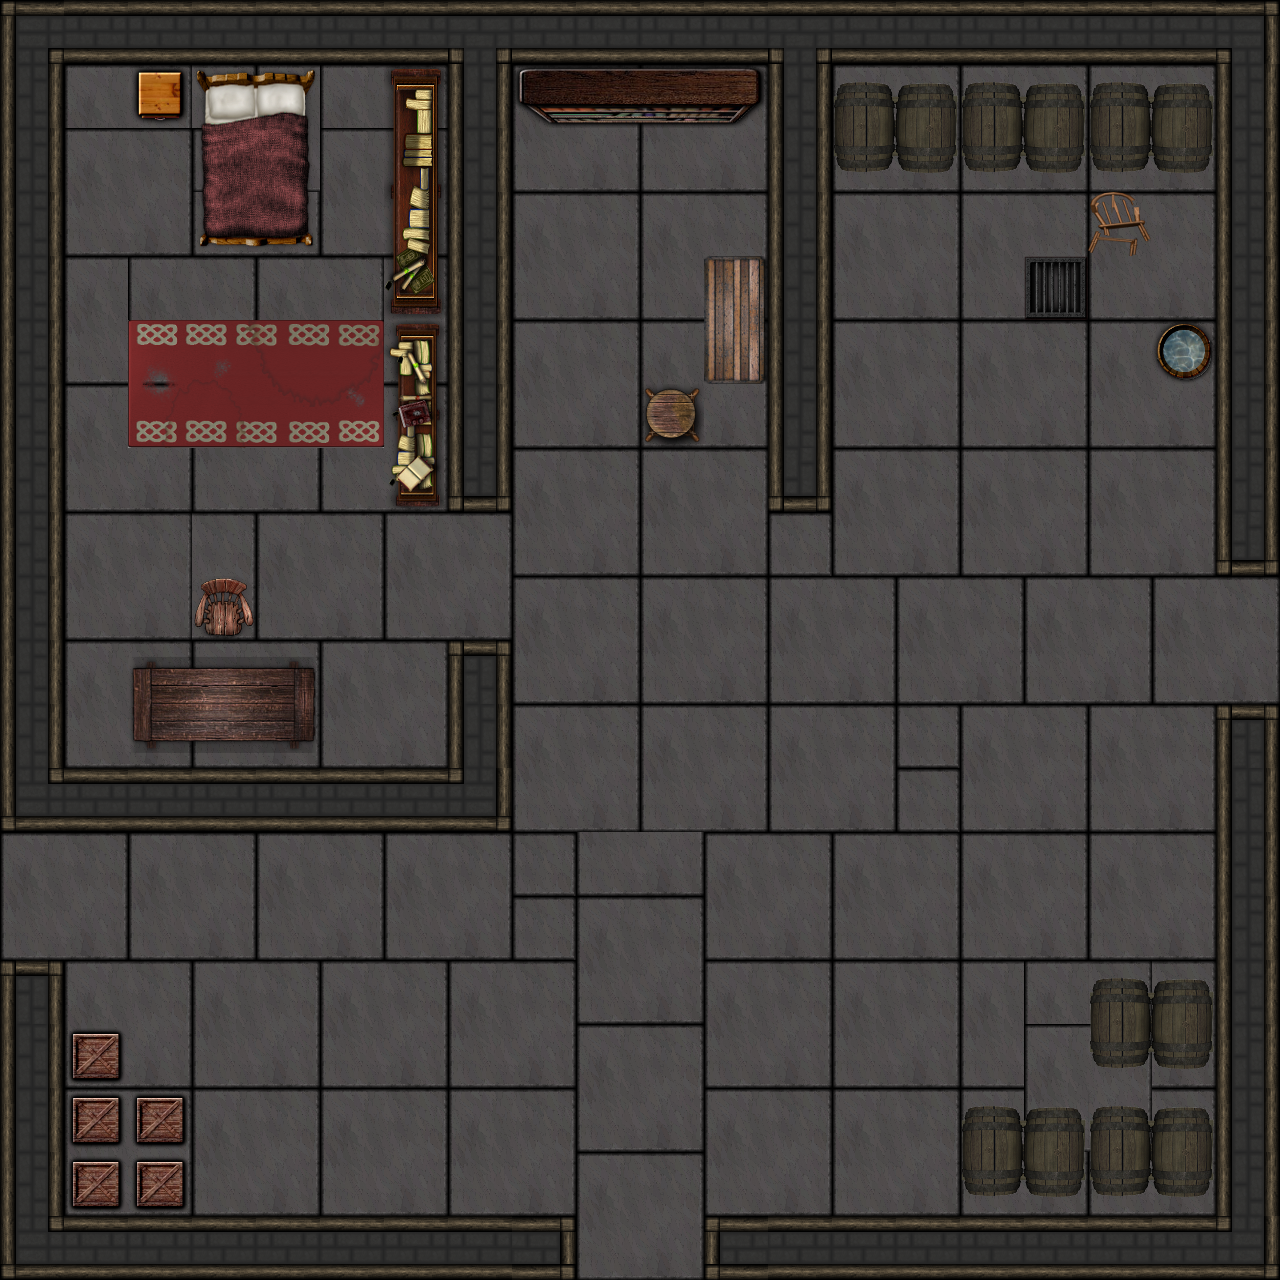

Rendered tile map (Tiled .tmx) drawn with the repository's tilesets; below, a short description and the full map source, tile grids included:
An orthogonal 20x20 tile map with 64x64 px tiles, 2 tile layers (sol, decor), 2 tilesets and 16 objects (11x wall, 3x door, 2x zombie).

<map version="1.0" tiledversion="1.0.2" orientation="orthogonal" renderorder="right-down" width="20" height="20" tilewidth="64" tileheight="64" nextobjectid="23">
 <tileset firstgid="1" name="test_dungeon" tilewidth="64" tileheight="64" tilecount="160" columns="4">
  <image source="../img/test_dungeon.png" width="256" height="2560" />
 </tileset>
 <tileset firstgid="161" name="test_dungeon" tilewidth="64" tileheight="64" tilecount="160" columns="4">
  <image source="../img/test_dungeon.png" width="256" height="2560" />
 </tileset>
 <layer name="sol" width="20" height="20">
  <data encoding="csv">
3,2,2,2,2,2,2,16,2,2,2,2,16,2,2,2,2,2,2,4,
1,13,14,14,13,13,14,1,13,14,13,14,1,13,14,13,14,13,14,1,
1,13,14,21,17,13,14,1,17,18,17,18,1,17,18,17,18,17,18,1,
1,17,18,17,18,17,18,1,13,14,13,14,1,13,14,13,14,13,14,1,
1,13,13,14,13,14,14,1,17,18,17,18,1,17,18,17,18,17,18,1,
1,17,17,18,17,18,18,1,13,14,13,14,1,13,14,13,14,13,14,1,
1,13,14,13,14,13,14,1,17,18,17,18,1,17,18,17,18,17,18,1,
1,17,18,17,18,17,18,9,13,14,13,14,9,13,14,13,14,13,14,1,
1,13,14,14,13,14,13,14,17,18,17,18,21,17,18,17,18,17,18,9,
1,17,18,18,17,18,17,18,13,14,13,14,13,14,13,14,13,14,13,14,
1,13,14,13,14,13,14,6,17,18,17,18,17,18,17,18,17,18,17,18,
1,17,18,17,18,17,18,1,13,14,13,14,13,14,21,13,14,13,14,6,
7,2,2,2,2,2,2,8,17,18,17,18,17,18,21,17,18,17,18,1,
13,14,13,14,13,14,13,14,21,17,18,13,14,13,14,13,14,13,14,1,
17,18,17,18,17,18,17,18,21,13,14,17,18,17,18,17,18,17,18,1,
6,13,14,13,14,13,14,13,14,17,18,13,14,13,14,13,13,14,14,1,
1,17,18,17,18,17,18,17,18,13,14,17,18,17,18,17,13,14,18,1,
1,13,14,13,14,13,14,13,14,17,18,13,14,13,14,13,17,18,14,1,
1,17,18,17,18,17,18,17,18,13,14,17,18,17,18,17,18,17,18,1,
7,2,2,2,2,2,2,2,10,17,18,5,2,2,2,2,2,2,2,8
</data>
 </layer>
 <layer name="decor" width="20" height="20">
  <data encoding="csv">
0,0,0,0,0,0,0,0,0,0,0,0,0,0,0,0,0,0,0,0,
0,0,24,22,23,0,43,0,81,82,83,84,0,34,35,34,35,34,35,0,
0,0,0,26,27,0,47,0,0,0,0,0,0,38,39,38,39,38,39,0,
0,0,0,30,31,0,51,0,0,0,0,0,0,0,0,0,0,28,0,0,
0,0,0,0,0,0,55,0,0,0,0,25,0,0,0,0,109,0,0,0,
0,0,69,70,71,72,42,0,0,0,0,29,0,0,0,0,0,0,48,0,
0,0,73,74,75,76,46,0,0,0,56,0,0,0,0,0,0,0,0,0,
0,0,0,0,0,0,50,0,0,0,0,0,0,0,0,0,0,0,0,0,
0,0,0,0,0,0,0,0,0,0,0,0,0,0,0,0,0,0,0,0,
0,0,0,44,0,0,0,0,0,0,0,0,0,0,0,0,0,0,0,0,
0,0,101,102,103,0,0,0,0,0,0,0,0,0,0,0,0,0,0,0,
0,0,105,106,107,0,0,0,0,0,0,0,0,0,0,0,0,0,0,0,
0,0,0,0,0,0,0,0,0,0,0,0,0,0,0,0,0,0,0,0,
0,0,0,0,0,0,0,0,0,0,0,0,0,0,0,0,0,0,0,0,
0,0,0,0,0,0,0,0,0,0,0,0,0,0,0,0,0,0,0,0,
0,0,0,0,0,0,0,0,0,0,0,0,0,0,0,0,0,34,35,0,
0,49,0,0,0,0,0,0,0,0,0,0,0,0,0,0,0,38,39,0,
0,49,49,0,0,0,0,0,0,0,0,0,0,0,0,34,35,34,35,0,
0,49,49,0,0,0,0,0,0,0,0,0,0,0,0,38,39,38,39,0,
0,0,0,0,0,0,0,0,0,0,0,0,0,0,0,0,0,0,0,0
</data>
 </layer>
 <objectgroup name="wall" visible="0">
  <object id="3" name="wall" x="64" y="0" width="1152" height="64" />
  <object id="4" name="wall" x="0" y="0" width="64" height="832" />
  <object id="5" name="wall" x="1216" y="0" width="64" height="576" />
  <object id="6" name="wall" x="768" y="64" width="64" height="448" />
  <object id="7" name="wall" x="448" y="64" width="64" height="448" />
  <object id="8" name="wall" x="64" y="1216" width="512" height="64" />
  <object id="9" name="wall" x="704" y="1216" width="512" height="64" />
  <object id="10" name="wall" x="1216" y="704" width="64" height="576" />
  <object id="12" name="wall" x="0" y="960" width="64" height="320" />
  <object id="14" name="wall" x="64" y="768" width="384" height="64" />
  <object id="15" name="wall" x="448" y="640" width="64" height="192" />
 </objectgroup>
 <objectgroup name="enemy">
  <object id="16" name="zombie" gid="110" x="1024" y="448" width="64" height="64" />
  <object id="17" name="zombie" gid="270" x="896" y="1024" width="64" height="64" />
 </objectgroup>
 <objectgroup name="item">
  <object id="20" name="door" gid="120" x="1216" y="704" width="64" height="128">
   <properties>
    <property name="link" value="map4" />
   </properties>
  </object>
  <object id="21" name="door" gid="118" x="576" y="1280" width="128" height="64">
   <properties>
    <property name="link" value="map5" />
   </properties>
  </object>
  <object id="22" name="door" gid="119" x="0" y="960" width="64" height="128">
   <properties>
    <property name="link" value="map1" />
   </properties>
  </object>
 </objectgroup>
</map>